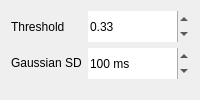
             <widget class="QWidget" name="nk2_page_promac">
              <layout class="QFormLayout" name="formLayout_13">
               <item row="0" column="0">
                <widget class="BodyLabel" name="thresholdLabel_2">
                 <property name="minimumSize">
                  <size>
                   <width>0</width>
                   <height>31</height>
                  </size>
                 </property>
                 <property name="toolTip">
                  <string>The tolerance for peak acceptance. This value is a percentage of the signal's maximum value. Only peaks found above this tolerance will be finally considered as actual peaks.</string>
                 </property>
                 <property name="text">
                  <string>Threshold</string>
                 </property>
                </widget>
               </item>
               <item row="0" column="1">
                <widget class="DoubleSpinBox" name="peak_promac_threshold">
                 <property name="minimumSize">
                  <size>
                   <width>0</width>
                   <height>31</height>
                  </size>
                 </property>
                 <property name="toolTip">
                  <string>&lt;html&gt;&lt;head/&gt;&lt;body&gt;&lt;p&gt;The tolerance for peak acceptance. This value is a percentage of the signal's maximum value. &lt;/p&gt;&lt;p&gt;Only peaks found above this tolerance will be finally considered as actual peaks.&lt;/p&gt;&lt;/body&gt;&lt;/html&gt;</string>
                 </property>
                 <property name="frame">
                  <bool>false</bool>
                 </property>
                 <property name="maximum">
                  <double>1.000000000000000</double>
                 </property>
                 <property name="singleStep">
                  <double>0.010000000000000</double>
                 </property>
                 <property name="value">
                  <double>0.330000000000000</double>
                 </property>
                </widget>
               </item>
               <item row="1" column="0">
                <widget class="BodyLabel" name="qRSComplexSizeLabel_2">
                 <property name="minimumSize">
                  <size>
                   <width>0</width>
                   <height>31</height>
                  </size>
                 </property>
                 <property name="toolTip">
                  <string>&lt;html&gt;&lt;head/&gt;&lt;body&gt;&lt;p&gt;The standard deviation of the Gaussian distribution used to represent the peak location probability. &lt;/p&gt;&lt;p&gt;This value should be in milliseconds and is usually taken as the size of QRS complexes.&lt;/p&gt;&lt;/body&gt;&lt;/html&gt;</string>
                 </property>
                 <property name="text">
                  <string>&lt;html&gt;&lt;head/&gt;&lt;body&gt;&lt;p&gt;Gaussian SD&lt;/p&gt;&lt;/body&gt;&lt;/html&gt;</string>
                 </property>
                </widget>
               </item>
               <item row="1" column="1">
                <widget class="SpinBox" name="peak_promac_gaussian_sd">
                 <property name="minimumSize">
                  <size>
                   <width>0</width>
                   <height>31</height>
                  </size>
                 </property>
                 <property name="toolTip">
                  <string>&lt;html&gt;&lt;head/&gt;&lt;body&gt;&lt;p&gt;The standard deviation of the Gaussian distribution used to represent the peak location probability. &lt;/p&gt;&lt;p&gt;This value should be in milliseconds and is usually taken as the size of QRS complexes.&lt;/p&gt;&lt;/body&gt;&lt;/html&gt;</string>
                 </property>
                 <property name="frame">
                  <bool>false</bool>
                 </property>
                 <property name="suffix">
                  <string> ms</string>
                 </property>
                 <property name="maximum">
                  <number>100000</number>
                 </property>
                 <property name="value">
                  <number>100</number>
                 </property>
                </widget>
               </item>
              </layout>
             </widget>
